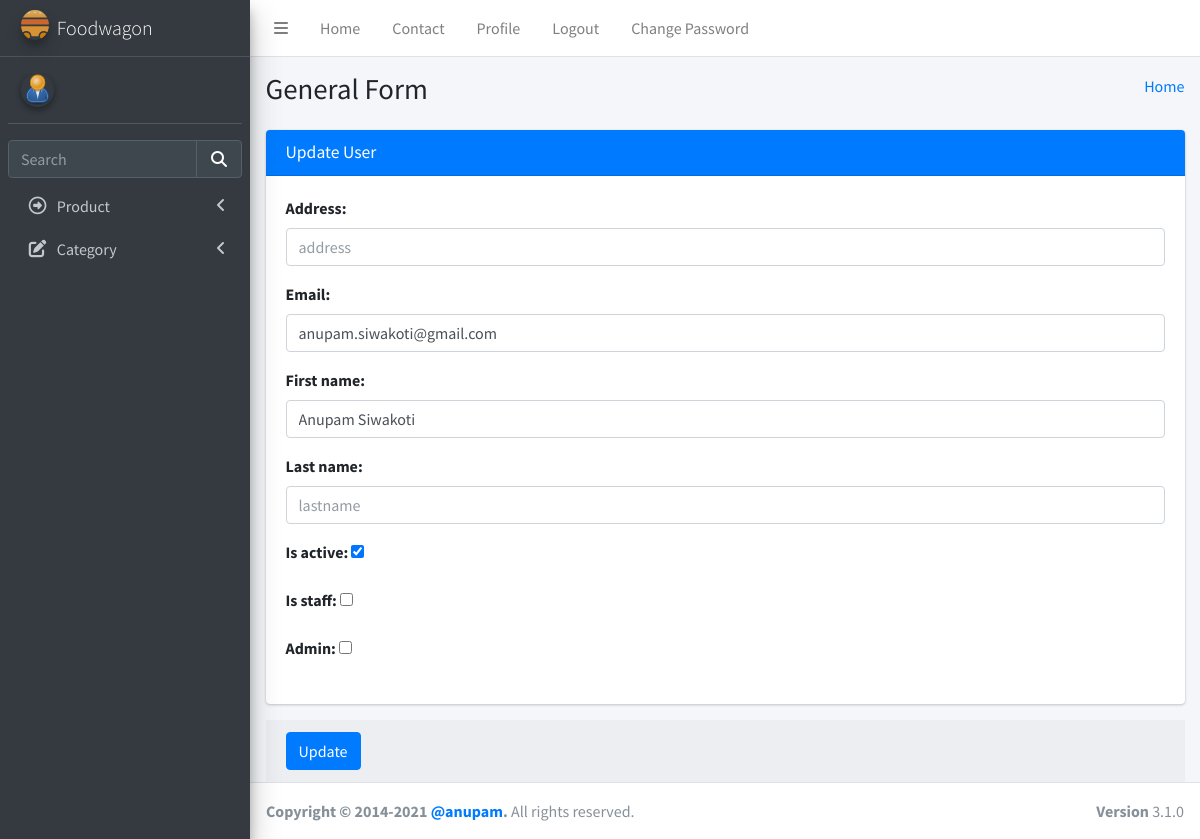
The app's page /admins/3/, older data.
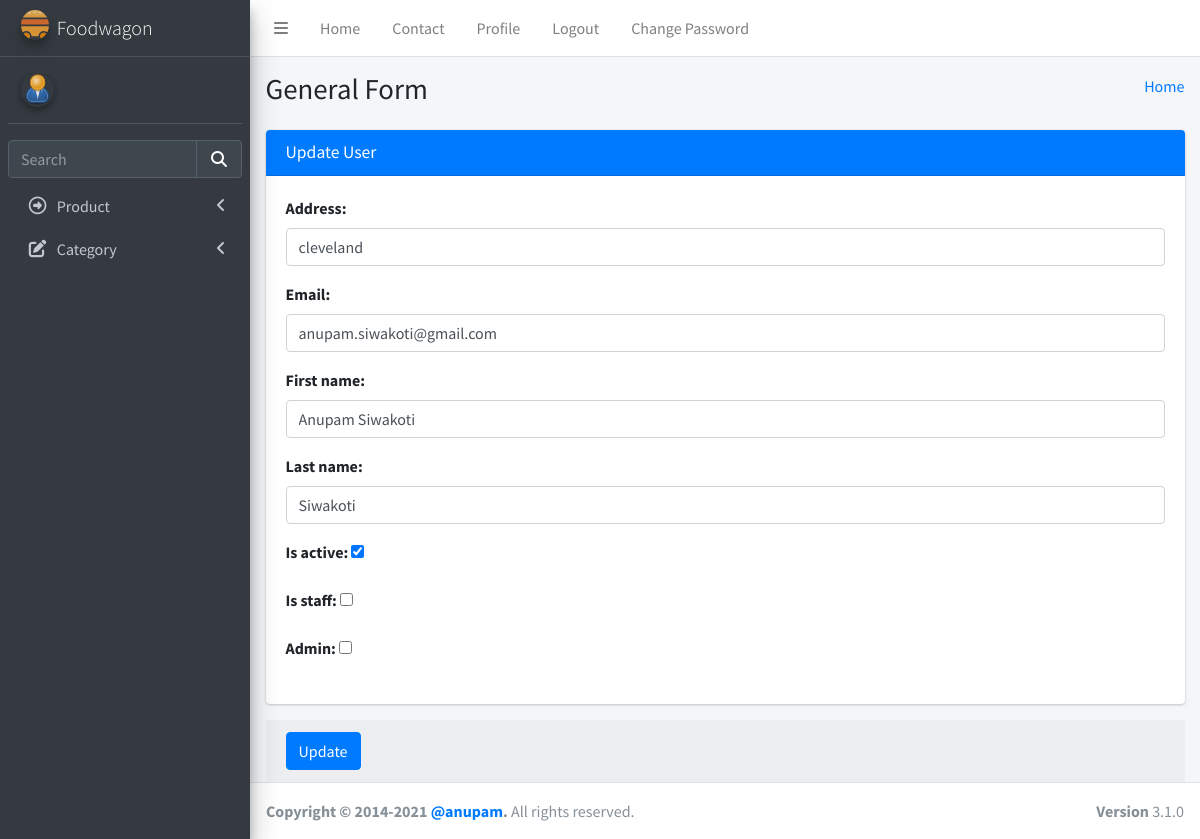
The same page, newer data.
### login/models.py (models this page shows, shortened)
class User(AbstractBaseUser):
    email = models.EmailField(max_length=255, unique=True, default="a@gmail.com")
    address = models.TextField(max_length=30, blank=True)
    first_name = models.TextField(max_length=30, blank=True, default="eg aster")
    last_name = models.TextField(max_length=30, blank=True)
    is_staff = models.BooleanField(default=False)  #non super-user
    is_active = models.BooleanField(default=False)
    admin = models.BooleanField(default=False)  # a superuser
    last_login = models.DateTimeField(blank=True, null=True, verbose_name="last login")
    profile_pic = models.ImageField(blank=True, null=True, upload_to="images/")
    USERNAME_FIELD = "email"
    objects = UserManager()

### admins/views.py (the view, shortened to what this page needs)
# urls.py: path("<int:id>/", views.UpdateUser, name="updateuser"),
def UpdateUser(request, id):
    data = User.objects.get(pk=id)
    fm = UserUpdateForm(instance=data)
    return render(request, "admin/updateuser.html", {"form": fm})

### templates/admin/updateuser.html (shortened to what this page needs)
{%extends "admin/base.html" %} {% load static %}
{% block csspart %}
<link rel="stylesheet" href="{%static 'plugins/fontawesome-free/css/all.min.css' %}" />
<link rel="stylesheet" href="{%static 'dist/css/adminlte.min.css' %}" />
</head>
{% endblock csspart %}
{%block bodycontent%}
<body class="hold-transition sidebar-mini">
    <div class="wrapper">
        <div class="content-wrapper">
            <section class="content-header">
                <div class="container-fluid">
                    <div class="row mb-2">
                        <div class="col-sm-6">
                            <h1>General Form</h1>
                        </div>
                        <div class="col-sm-6">
                            <ol class="breadcrumb float-sm-right">
                                <li class="breadcrumb-item"><a href="#">Home</a></li>
                            </ol>
                        </div>
                    </div>
                </div>
            </section>
            <section class="content">
                <div class="container-fluid">
                    <div class="row">
                        <div class="col-md-12">
                            <div class="card card-primary">
                                <div class="card-header">
                                    <h3 class="card-title">Update User</h3>
                                </div>
                                <form method="POST" action="" novalidate>
                                <div class="card-body">
                                    {%for formfield in form%}
                                        <div class="form-group">
                                            {{formfield.label_tag}}
                                            {{ formfield}}
                                        </div>
                                    {% endfor%}
                                </div>
                            </div>
                            <div class="card-footer">
                                <button type="submit" class="btn btn-primary">
                                    Update
                                </button>
                            </div>
                        </div>
                    </div>
                </div>
        </div>
    </div>
    {%endblock bodycontent%}

Row changes from the older to the newer data that the page shows:
changed User "anupam.siwakoti@gmail.com": address (not shown) → "cleveland"; last_name (not shown) → "Siwakoti"
